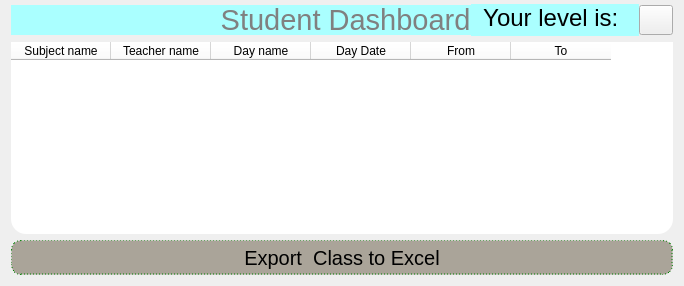
                    <widget class="QWidget" name="page_6">
                     <layout class="QVBoxLayout" name="verticalLayout_11">
                      <property name="topMargin">
                       <number>4</number>
                      </property>
                      <item>
                       <layout class="QHBoxLayout" name="horizontalLayout_10">
                        <property name="spacing">
                         <number>0</number>
                        </property>
                        <property name="topMargin">
                         <number>0</number>
                        </property>
                        <item>
                         <widget class="QLabel" name="label_7">
                          <property name="minimumSize">
                           <size>
                            <width>0</width>
                            <height>0</height>
                           </size>
                          </property>
                          <property name="maximumSize">
                           <size>
                            <width>16777215</width>
                            <height>30</height>
                           </size>
                          </property>
                          <property name="font">
                           <font>
                            <pointsize>22</pointsize>
                           </font>
                          </property>
                          <property name="layoutDirection">
                           <enum>Qt::LeftToRight</enum>
                          </property>
                          <property name="styleSheet">
                           <string notr="true">border-radius:none;
background-color:rgb(170, 255, 255);
color:gray;</string>
                          </property>
                          <property name="text">
                           <string>                          Student Dashboard</string>
                          </property>
                          <property name="alignment">
                           <set>Qt::AlignCenter</set>
                          </property>
                         </widget>
                        </item>
                        <item>
                         <widget class="QLabel" name="label_11">
                          <property name="maximumSize">
                           <size>
                            <width>156</width>
                            <height>16777215</height>
                           </size>
                          </property>
                          <property name="font">
                           <font>
                            <pointsize>18</pointsize>
                           </font>
                          </property>
                          <property name="styleSheet">
                           <string notr="true">background-color:rgb(170, 255, 255);
padding-bottom:4;</string>
                          </property>
                          <property name="text">
                           <string> Your level is:</string>
                          </property>
                         </widget>
                        </item>
                        <item>
                         <widget class="QLabel" name="label_9">
                          <property name="maximumSize">
                           <size>
                            <width>60</width>
                            <height>16777215</height>
                           </size>
                          </property>
                          <property name="font">
                           <font>
                            <pointsize>18</pointsize>
                           </font>
                          </property>
                          <property name="styleSheet">
                           <string notr="true">background-color:rgb(170, 255, 255);
</string>
                          </property>
                          <property name="text">
                           <string/>
                          </property>
                         </widget>
                        </item>
                        <item>
                         <widget class="QPushButton" name="pushButton_14">
                          <property name="minimumSize">
                           <size>
                            <width>0</width>
                            <height>0</height>
                           </size>
                          </property>
                          <property name="maximumSize">
                           <size>
                            <width>45</width>
                            <height>30</height>
                           </size>
                          </property>
                          <property name="toolTip">
                           <string>Your notification</string>
                          </property>
                          <property name="styleSheet">
                           <string notr="true">border-color:rgb(170, 255, 255);
padding-bottom:2;</string>
                          </property>
                          <property name="text">
                           <string/>
                          </property>
                          <property name="icon">
                           <iconset>
                            <normaloff>images/notification.png</normaloff>images/notification.png</iconset>
                          </property>
                          <property name="iconSize">
                           <size>
                            <width>60</width>
                            <height>60</height>
                           </size>
                          </property>
                         </widget>
                        </item>
                       </layout>
                      </item>
                      <item>
                       <widget class="QTableWidget" name="tableWidget_9">
                        <property name="minimumSize">
                         <size>
                          <width>0</width>
                          <height>0</height>
                         </size>
                        </property>
                        <property name="toolTip">
                         <string/>
                        </property>
                        <property name="styleSheet">
                         <string notr="true">background-color:white;
border-radius:15px;</string>
                        </property>
                        <property name="editTriggers">
                         <set>QAbstractItemView::NoEditTriggers</set>
                        </property>
                        <column>
                         <property name="text">
                          <string>Subject name</string>
                         </property>
                        </column>
                        <column>
                         <property name="text">
                          <string>Teacher name</string>
                         </property>
                        </column>
                        <column>
                         <property name="text">
                          <string>Day name</string>
                         </property>
                        </column>
                        <column>
                         <property name="text">
                          <string>Day Date</string>
                         </property>
                        </column>
                        <column>
                         <property name="text">
                          <string>From</string>
                         </property>
                        </column>
                        <column>
                         <property name="text">
                          <string>To</string>
                         </property>
                        </column>
                       </widget>
                      </item>
                      <item>
                       <layout class="QHBoxLayout" name="horizontalLayout_9">
                        <item>
                         <widget class="QPushButton" name="pushButton_31">
                          <property name="minimumSize">
                           <size>
                            <width>122</width>
                            <height>35</height>
                           </size>
                          </property>
                          <property name="font">
                           <font>
                            <pointsize>15</pointsize>
                           </font>
                          </property>
                          <property name="toolTip">
                           <string>select name from table then press 'Delete name'</string>
                          </property>
                          <property name="styleSheet">
                           <string notr="true">QPushButton{
background-color:rgb(170, 164, 153);
border:1px dashed green;
border-radius:10px;
}
QPushButton::hover{
background-color:rgba(255, 0, 0,70);
}
QPushButton::pressed{
border:1px solid black;
}
</string>
                          </property>
                          <property name="text">
                           <string>Export  Class to Excel</string>
                          </property>
                         </widget>
                        </item>
                       </layout>
                      </item>
                     </layout>
                    </widget>
